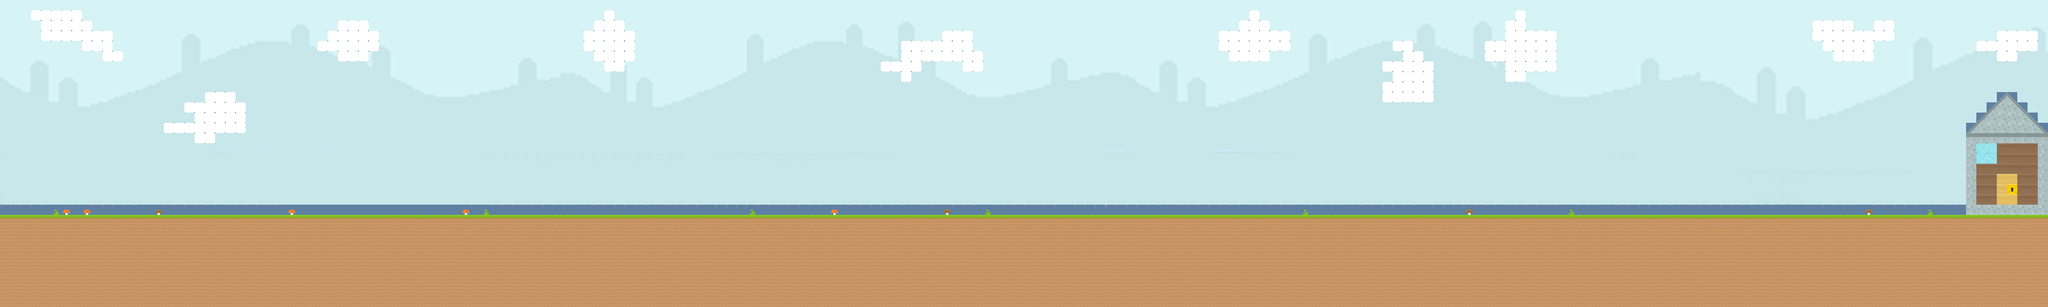

Rendered tile map (Tiled .tmx) drawn with the repository's tilesets; below, a short description and the map source with its tile grids summarised:
An orthogonal 200x30 tile map with 21x21 px tiles, 3 tile layers (ground n stuff, other stuff , clouds), 1 image layer and 6 objects (coll1, coll2, coll3, coll4, coll5).

<map version="1.0" orientation="orthogonal" renderorder="right-down" width="200" height="30" tilewidth="21" tileheight="21" nextobjectid="31">
 <tileset firstgid="1" name="spritesheet" tilewidth="21" tileheight="21" spacing="2" margin="2" tilecount="900" columns="30">
  <image source="spritesheet.png" width="692" height="692" />
 </tileset>
 <imagelayer name="Image Layer 1">
  <image source="backgronud.png" width="4200" height="420" />
 </imagelayer>
 <layer name="ground n stuff" width="200" height="30">
  <data>[6000 cells, 2000 non-empty, 8 distinct tile ids]</data>
 </layer>
 <layer name="other stuff " width="200" height="30">
  <data>[6000 cells, 116 non-empty, 16 distinct tile ids]</data>
 </layer>
 <layer name="clouds" width="200" height="30">
  <data>[6000 cells, 217 non-empty, 1 distinct tile ids]</data>
 </layer>
 <objectgroup name="ground">
  <object id="30" x="3" y="443">
   <polyline points="0,0 4192.94,0 4192.94,-441.127 -1.11396,-441.127 0,2.22792" />
  </object>
 </objectgroup>
 <objectgroup name="collisions">
  <object id="18" name="coll1" x="716" y="357" width="82" height="85" />
  <object id="20" name="coll2" x="1449.89" y="356.862" width="84.1656" height="85.2878" />
  <object id="21" name="coll3" x="2186.06" y="356.862" width="80.799" height="85.2878" />
  <object id="22" name="coll4" x="2919.99" y="356.862" width="80.799" height="85.2878" />
  <object id="23" name="coll5" x="3657.28" y="357.985" width="78.5546" height="85.2878" />
 </objectgroup>
</map>
